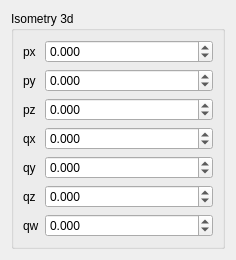
<?xml version="1.0" encoding="UTF-8"?>
<ui version="4.0">
 <class>Isometry3dEditor</class>
 <widget class="QWidget" name="Isometry3dEditor">
  <property name="geometry">
   <rect>
    <x>0</x>
    <y>0</y>
    <width>236</width>
    <height>258</height>
   </rect>
  </property>
  <property name="windowTitle">
   <string>Form</string>
  </property>
  <layout class="QVBoxLayout" name="verticalLayout_2">
   <item>
    <widget class="QGroupBox" name="group_box">
     <property name="title">
      <string>Isometry 3d</string>
     </property>
     <layout class="QVBoxLayout" name="verticalLayout">
      <item>
       <layout class="QFormLayout" name="form_layout">
        <item row="0" column="0">
         <widget class="QLabel" name="label_px">
          <property name="text">
           <string>px</string>
          </property>
         </widget>
        </item>
        <item row="0" column="1">
         <widget class="QDoubleSpinBox" name="double_spin_box_px">
          <property name="decimals">
           <number>3</number>
          </property>
          <property name="minimum">
           <double>-100.000000000000000</double>
          </property>
          <property name="maximum">
           <double>100.000000000000000</double>
          </property>
         </widget>
        </item>
        <item row="1" column="0">
         <widget class="QLabel" name="label_py">
          <property name="text">
           <string>py</string>
          </property>
         </widget>
        </item>
        <item row="1" column="1">
         <widget class="QDoubleSpinBox" name="double_spin_box_py">
          <property name="decimals">
           <number>3</number>
          </property>
          <property name="minimum">
           <double>-100.000000000000000</double>
          </property>
          <property name="maximum">
           <double>100.000000000000000</double>
          </property>
          <property name="value">
           <double>0.000000000000000</double>
          </property>
         </widget>
        </item>
        <item row="2" column="0">
         <widget class="QLabel" name="label_pz">
          <property name="text">
           <string>pz</string>
          </property>
         </widget>
        </item>
        <item row="2" column="1">
         <widget class="QDoubleSpinBox" name="double_spin_box_pz">
          <property name="decimals">
           <number>3</number>
          </property>
          <property name="minimum">
           <double>-100.000000000000000</double>
          </property>
          <property name="maximum">
           <double>100.000000000000000</double>
          </property>
         </widget>
        </item>
        <item row="3" column="0">
         <widget class="QLabel" name="label_qx">
          <property name="text">
           <string>qx</string>
          </property>
         </widget>
        </item>
        <item row="3" column="1">
         <widget class="QDoubleSpinBox" name="double_spin_box_qx">
          <property name="decimals">
           <number>3</number>
          </property>
          <property name="minimum">
           <double>-1.000000000000000</double>
          </property>
          <property name="maximum">
           <double>1.000000000000000</double>
          </property>
          <property name="singleStep">
           <double>0.001000000000000</double>
          </property>
         </widget>
        </item>
        <item row="4" column="0">
         <widget class="QLabel" name="label_qy">
          <property name="text">
           <string>qy</string>
          </property>
         </widget>
        </item>
        <item row="4" column="1">
         <widget class="QDoubleSpinBox" name="double_spin_box_qy">
          <property name="decimals">
           <number>3</number>
          </property>
          <property name="minimum">
           <double>-1.000000000000000</double>
          </property>
          <property name="maximum">
           <double>1.000000000000000</double>
          </property>
          <property name="singleStep">
           <double>0.001000000000000</double>
          </property>
         </widget>
        </item>
        <item row="5" column="0">
         <widget class="QLabel" name="label_qz">
          <property name="text">
           <string>qz</string>
          </property>
         </widget>
        </item>
        <item row="5" column="1">
         <widget class="QDoubleSpinBox" name="double_spin_box_qz">
          <property name="decimals">
           <number>3</number>
          </property>
          <property name="minimum">
           <double>-1.000000000000000</double>
          </property>
          <property name="maximum">
           <double>1.000000000000000</double>
          </property>
          <property name="singleStep">
           <double>0.001000000000000</double>
          </property>
         </widget>
        </item>
        <item row="6" column="0">
         <widget class="QLabel" name="label_qw">
          <property name="text">
           <string>qw</string>
          </property>
         </widget>
        </item>
        <item row="6" column="1">
         <widget class="QDoubleSpinBox" name="double_spin_box_qw">
          <property name="decimals">
           <number>3</number>
          </property>
          <property name="minimum">
           <double>-1.000000000000000</double>
          </property>
          <property name="maximum">
           <double>1.000000000000000</double>
          </property>
          <property name="singleStep">
           <double>0.001000000000000</double>
          </property>
         </widget>
        </item>
       </layout>
      </item>
     </layout>
    </widget>
   </item>
  </layout>
 </widget>
 <resources/>
 <connections/>
</ui>
